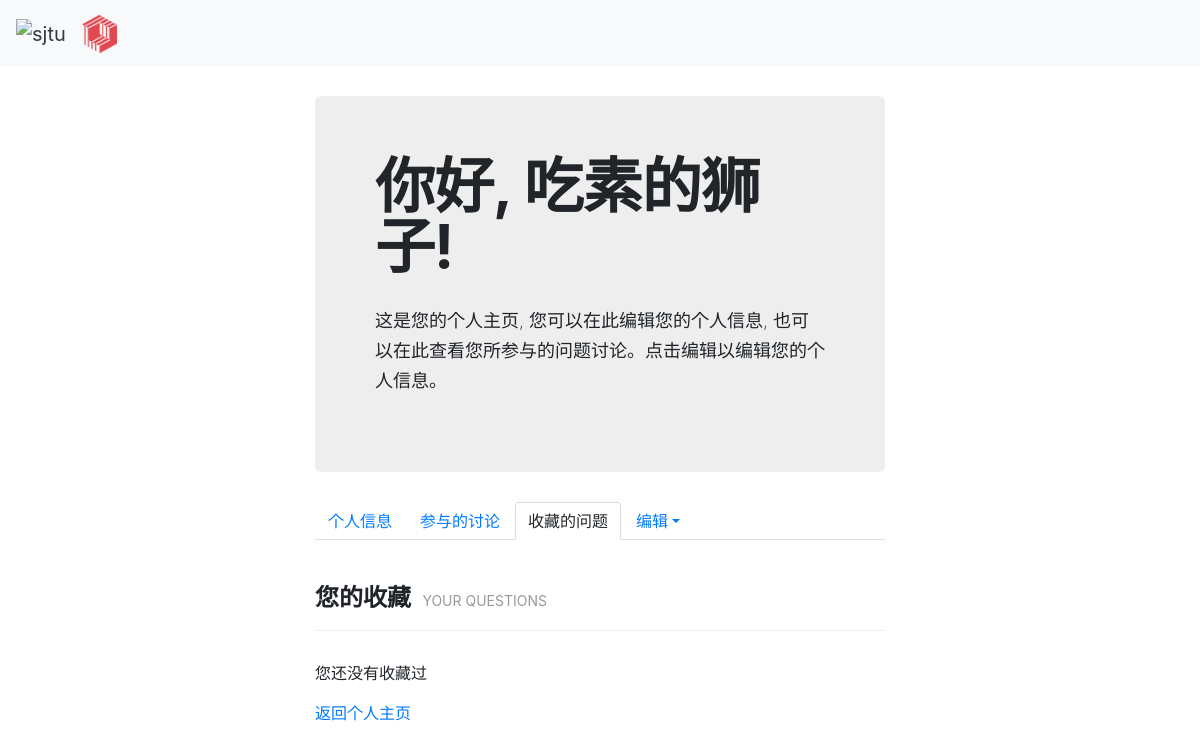
Page /qas_system/userpage/collect_question/ (signed in) on the earlier database version.
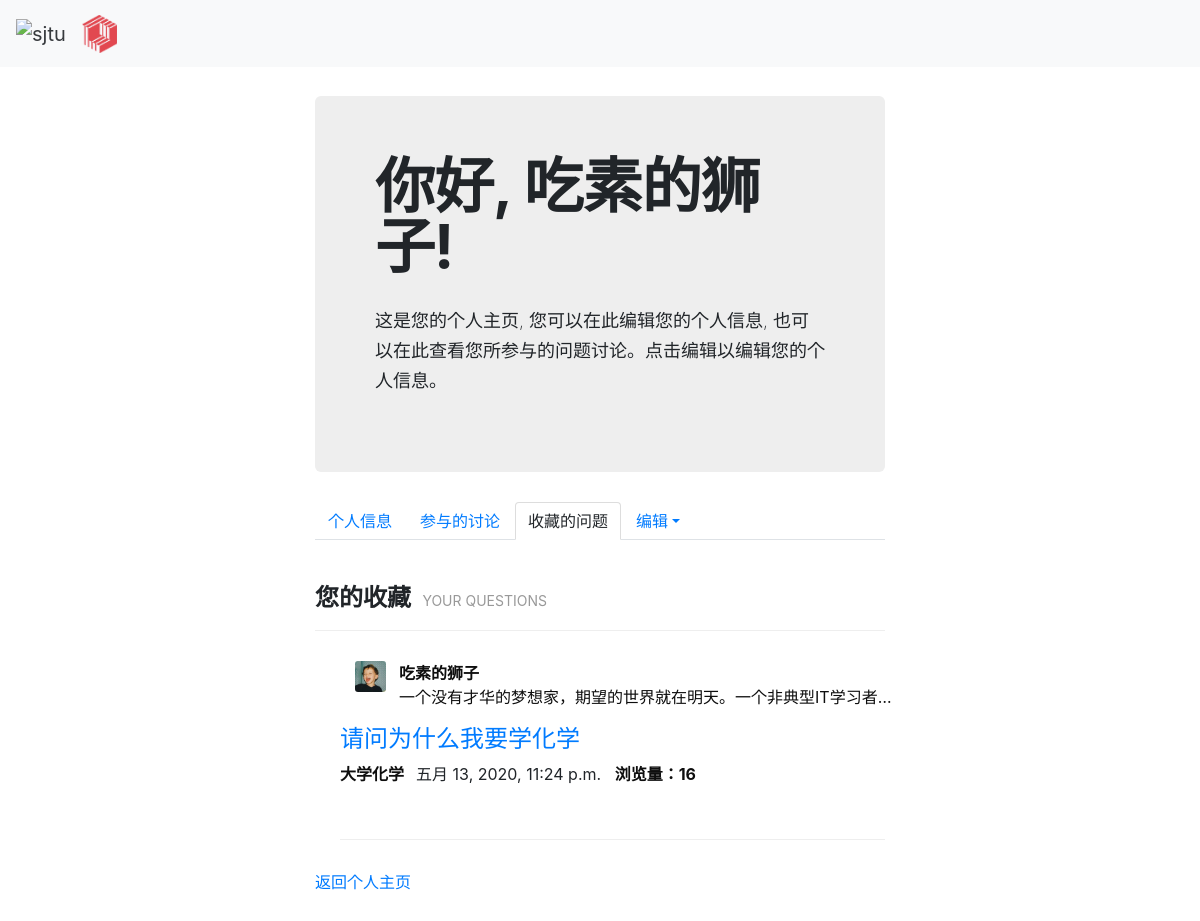
Same page on the later database version.
### qas_system/models.py (models this page shows, shortened)
class Question(models.Model):
    question_title = models.CharField(verbose_name='标题', max_length=30, blank=False)
    question_text = RichTextField(verbose_name='具体描述')
    question_subject = models.ForeignKey('Subject', verbose_name='科目', on_delete=models.CASCADE)
    pub_date = models.DateTimeField(auto_now=True, verbose_name='提问日期')
    page_views = models.PositiveIntegerField(default=0, verbose_name='浏览量')
    questioner = models.ForeignKey('User', verbose_name='提问者', on_delete=models.CASCADE)
    good_num = models.IntegerField(default=0, verbose_name='点赞量')

class User(models.Model):
    user_name = models.CharField(verbose_name='用户名', max_length=30, blank=False, unique=True)
    password = models.CharField(verbose_name='密码', max_length=30, blank=False)
    avatar = models.ImageField(upload_to='avatar/', verbose_name='头像', blank=True, null=True)
    email = models.CharField(max_length=20, default='', verbose_name='邮箱', blank=True, null=True)
    bio = models.TextField(max_length=500, default='', verbose_name='个人简介', blank=True, null=True)
    college = models.CharField(max_length=30, default='', verbose_name='学院', blank=True, null=True)
    major = models.CharField(max_length=20, default='', verbose_name='专业', blank=True, null=True)
    grade = models.CharField(max_length=20, default='', verbose_name='年级', blank=True, null=True)
    sex = models.CharField(max_length=2, default='', verbose_name='性别', blank=True, null=True)
    collect_question = models.ManyToManyField('Question')
    def __str__(self):
        return self.user_name

class Subject(models.Model):
    name = models.CharField(max_length=30, unique=True, verbose_name='科目名称')
    def __str__(self):
        return self.name

### qas_system/views.py (the view)
# urls.py: path('userpage/collect_question/', views.userpage_collect_question),  # 查看收藏的问题
def userpage_collect_question(request):
    u = User.objects.get(id=request.session['user_id'])
    my_collect = u.collect_question.all()
    user = models.User.objects.get(id=request.session['user_id'])
    return render(request, 'personal_collect_question.html', {'my_collect': my_collect, 'user': user})

### templates/personal_collect_question.html (shortened to what this page needs)
{% extends 'base.html' %}
{% load static %}
{% block link_before %}
    <link href="{% static 'bootstrap-combined.min.css' %}" rel="stylesheet">
{% endblock %}
{% block link_after %}
    <link href="{% static 'layoutit.css'%}" rel="stylesheet">
{% endblock %}
{% block content %}
<div class="container-fluid">
	<div class="row-fluid">
		<div class="span3">
		</div>
		<div class="span6">
			<div class="hero-unit">
				<h1>
					<strong>你好, {{ user.user_name }}!</strong>
				</h1>
                <div>&nbsp;</div>
				<p>
					这是您的个人主页, 您可以在此编辑您的个人信息, 也可以在此查看您所参与的问题讨论。点击编辑以编辑您的个人信息。
				</p>
			</div>
			<ul class="nav nav-tabs">
				<li>
					<a href="/qas_system/userpage/">个人信息</a>
				</li>
				<li>
					<a href="/qas_system/userpage/related_discuss/">参与的讨论</a>
				</li>
                <li class="active">
					<a>收藏的问题</a>
				</li>
				<li class="dropdown" >
                    <a href="#" data-toggle="dropdown" class="dropdown-toggle">编辑</a>
				</li>
			</ul>
            <div>&nbsp;</div>
<div class="page-header" contenteditable="true"><h4><strong>您的收藏 &nbsp;<small>YOUR QUESTIONS</small></strong></h4></div>
{% if my_collect %}
    <ul>
    {% for question in my_collect %}
        <div class="desc">
            <div class="container-fluid">
                 <div class="span1">
                     {% if question.questioner.avatar %}
                         <img style="width: 50px" src="{{ user.avatar.url }}" class="card-img"/>
                     {% else %}
                         <img style="width: 50px" src="/media/avatar/default0.jpg" class="card-img"/>
                     {% endif %}
                 </div>
				 <div class="span10">
                     <a href="#" style="color: #0e0e0e"><strong>{{ question.questioner }}</strong></a>
                     <p style="color: #0e0e0e" class="pl">{{ question.questioner.bio }}&nbsp;</p>
                 </div>
			</div>
            <h4><a href="/qas_system/question/{{ question.id }}/">{{ question.question_title }}</a></h4>
			<p class="meta">
				 <span class="sub"><a href="#" style="color: #0e0e0e"><strong>{{ question.question_subject }}&nbsp;&nbsp;</strong></a></span>
				 <span class="date">{{ question.pub_date }}</span>
                 <span><a href="#" style="color: #0e0e0e">&nbsp;&nbsp;<strong>浏览量：{{ question.page_views }}</strong></a></span>
			</p>
        </div>
        <div class="page-header" contenteditable="true"></div>
    {% endfor %}
    </ul>
{% else %}
    <p>您还没有收藏过</p>
{% endif %}
        <a href="/qas_system/userpage/", target="_self">返回个人主页</a>
		</div>
		<div class="span3">
		</div>
</div>
</div>
{% endblock %}

Differences in the rows shown:
now on this page (row edited): Question: avatar (picture), questioner "吃素的狮子", questioner.bio "一个没有才华的梦想家，期望的世界就在明天。一个非典型IT学习者…", question_title "请问为什么我要学化学", question_subject "大学化学", pub_date "五月 13, 2020, 11:24 p.m.", page_views "16"
Other differences:
text no longer shown: "您还没有收藏过"
